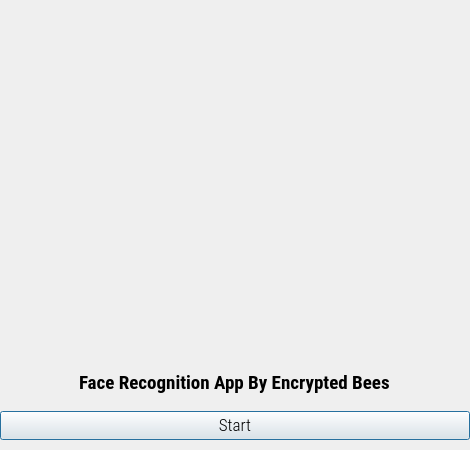
<?xml version="1.0" encoding="UTF-8"?>
<ui version="4.0">
    <class>Dialog</class>
    <widget class="QDialog" name="Dialog">
        <property name="geometry">
            <rect>
                <x>0</x>
                <y>0</y>
                <width>470</width>
                <height>259</height>
            </rect>
        </property>
        <property name="minimumSize">
            <size>
                <width>470</width>
                <height>450</height>
            </size>
        </property>
        <property name="maximumSize">
            <size>
                <width>470</width>
                <height>259</height>
            </size>
        </property>
        <property name="windowTitle">
            <string>Face Recognition App By Encrypted Bees</string>
        </property>
        <widget class="QLabel" name="logolabel">
            <property name="geometry">
                <rect>
                    <x>0</x>
                    <y>0</y>
                    <width>470</width>
                    <height>352</height>
                </rect>
            </property>
            <property name="text">
                <string />
            </property>
        </widget>
        <widget class="QWidget" name="verticalLayoutWidget">
            <property name="geometry">
                <rect>
                    <x>0</x>
                    <y>360</y>
                    <width>470</width>
                    <height>80</height>
                </rect>
            </property>
            <layout class="QVBoxLayout" name="verticalLayout">
                <item>
                    <layout class="QHBoxLayout" name="horizontalLayout">
                        <item alignment="Qt::AlignHCenter">
                            <widget class="QLabel" name="filelabel">
                                <property name="font">
                                    <font>
                                        <family>Roboto Condensed</family>
                                        <pointsize>14</pointsize>
                                        <weight>75</weight>
                                        <bold>true</bold>
                                    </font>
                                </property>
                                <property name="text">
                                    <string>Face Recognition App By Encrypted Bees</string>
                                </property>
                            </widget>
                        </item>
                    </layout>
                </item>
                <item>
                    <widget class="QPushButton" name="runButton">
                        <property name="font">
                            <font>
                                <family>Roboto Condensed Light</family>
                                <pointsize>13</pointsize>
                            </font>
                        </property>
                        <property name="text">
                            <string>Start</string>
                        </property>
                    </widget>
                </item>
            </layout>
        </widget>
    </widget>
    <resources>
        <include location="resource.qrc" />
    </resources>
    <connections />
</ui>
